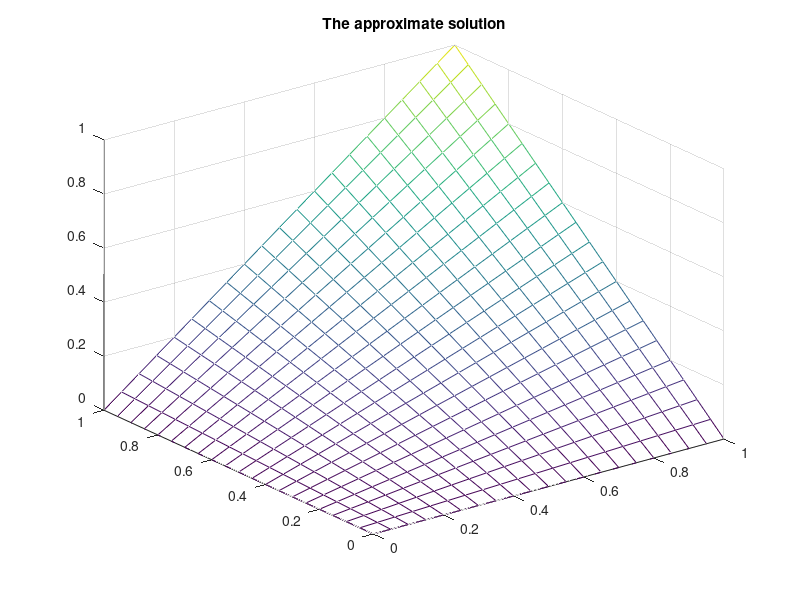
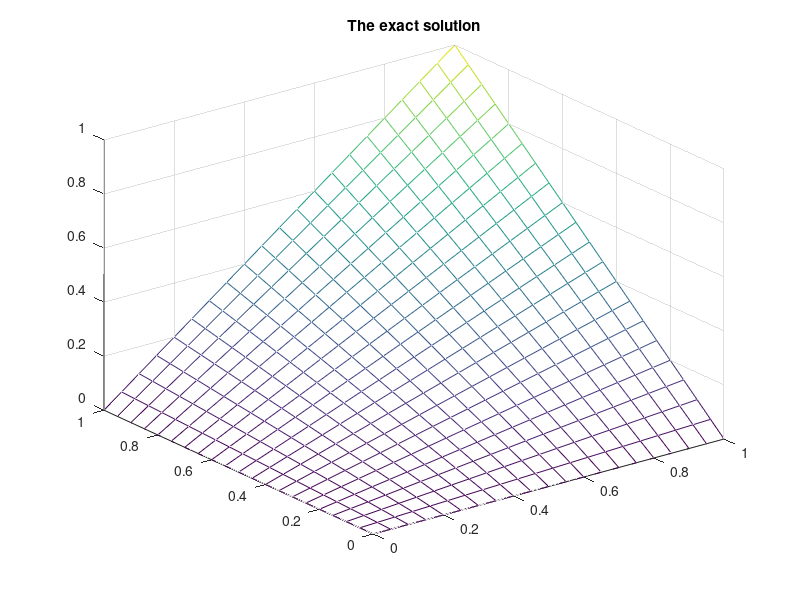

Recreate these plots in MATLAB, in order.
%%%%%%%%%%%%%%%%%%%%%%%%%%%%%%%%%%%%%%%%%%%%%%%%%%%%%%%%%%%%%
%%%%          Iterative method for Laplace Equation      %%%%
%%%     u_{xx} + u_{yy} = 0, 0 < x < 1, 0 < y < 1        %%%%
%%%  u(x, 0) = 0, u(0, y) = 0, u(x, 1) = y, u(1, y) = y  %%%%  
%%%           Exact soln: u(x, y) = x*y                  %%%%
%%%        Course: MATH F422, Dr. P. Dhanumjaya          %%%% 
%%%%%%%%%%%%%%%%%%%%%%%%%%%%%%%%%%%%%%%%%%%%%%%%%%%%%%%%%%%%%

close all; 
clear all;
N = 20;
tol = 1e-6;
a = 0;
b = 1;
c = 0;
d = 1;
h = (b-a)/N;
h1 = h*h;
x = a:h:b;
y = c:h:d;
u2 = zeros(N+1,N+1);
%u = zeros(N+1,N+1);
usol=zeros(N+1,N+1);

for i = 1:N+1
    u2(1,i) = 0; 
    u2(N+1,i) = y(i); 
    u2(i,1) = 0; 
    u2(i,N+1) = x(i); 
end

err = 1000;
k = 0;
u = u2;
while err > tol
    for i = 2:N
        for j = 2:N
            u(i,j) = (u(i-1,j) + u(i+1,j) + u(i,j-1) + u(i,j+1))/4;
        end
       
    end
    err = max(max(abs(u-u2)));
    u2 = u;
    k = k+1;
end

figure(1);
mesh(x,y,u2);
title('The approximate solution')

for i=1:N+1
    for j=1:N+1
        usol(i,j)=x(i)*y(j);
    end
end

figure(2);
mesh(x,y,usol);
title('The exact solution')

error = max(max(abs(u-usol)))
